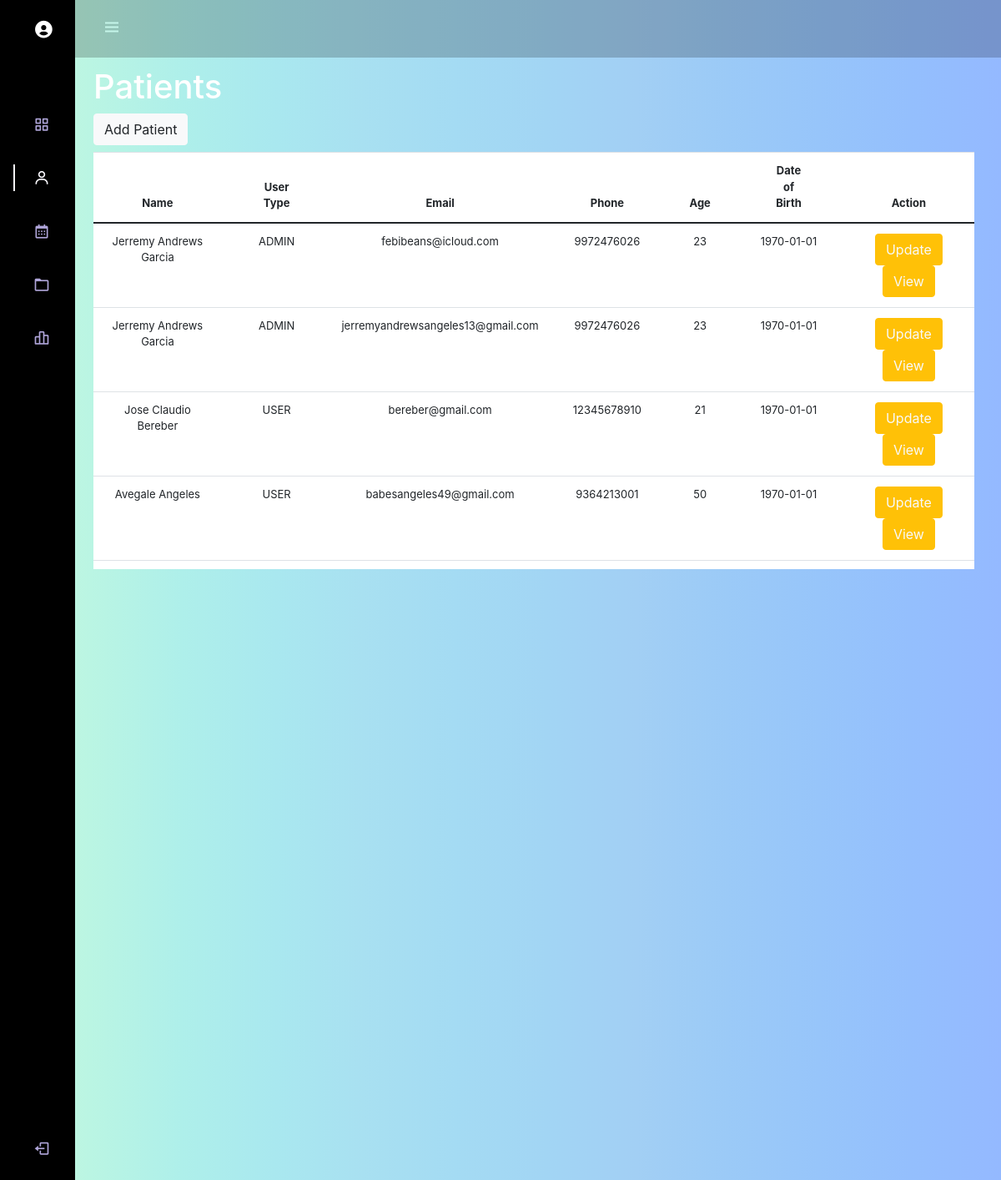
/MedClin/Estillore-Medical-Clinic-feature/Home/admin/profiles.php (signed in), run on the app's committed database.
### tables this page shows
CREATE TABLE `patients` (
  `patient_id` bigint(20) NOT NULL,
  `firstname` varchar(50) DEFAULT NULL,
  `lastname` varchar(50) DEFAULT NULL,
  `middlename` varchar(10) DEFAULT NULL,
  `suffix` varchar(10) DEFAULT NULL,
  `user_type` varchar(10) NOT NULL,
  `email` varchar(255) DEFAULT NULL,
  `username` varchar(100) NOT NULL,
  `phone` bigint(100) DEFAULT NULL,
  `dob` date NOT NULL,
  `age` int(100) DEFAULT NULL,
  `password` varchar(255) NOT NULL,
  `create_datetime` datetime DEFAULT NULL,
  `update_datetime` datetime DEFAULT NULL
);

### MedClin/Estillore-Medical-Clinic-feature/Home/admin/profiles.php (the view, shortened to what this page needs)
<!DOCTYPE html>
<html lang="en">
    <head>
        <link rel="stylesheet" href="https://cdn.jsdelivr.net/npm/bootstrap@5.0.0-beta1/dist/css/bootstrap.min.css">
        <link rel="stylesheet" href="https://cdn.jsdelivr.net/npm/bootstrap@5.0.0-beta1/dist/js/bootstrap.bundle.min.js">
        <link rel="stylesheet" href="https://cdnjs.cloudflare.com/ajax/libs/jquery/3.2.1/jquery.min.js">
        <link rel="stylesheet" href="https://cdn.jsdelivr.net/npm/boxicons@latest/css/boxicons.min.css">
        <link rel="stylesheet" href="../stylesheets/profiles.css">
        <link href="https://cdn.jsdelivr.net/npm/bootstrap@5.3.0-alpha1/dist/css/bootstrap.min.css" rel="stylesheet">
        <link href="//maxcdn.bootstrapcdn.com/bootstrap/4.0.0/css/bootstrap.min.css" rel="stylesheet" id="bootstrap-css">
    </head>
    <body class="p-3 mb-2 profile-bg text-white" id="body-pd" >
        <header class="header bg-black" id="header" style="opacity:.2; height: 69px;">
            <div class="header_toggle"><i class='bx bx-menu' id="header-toggle"></i></div>
        </header>
        <div class="l-navbar p-3 mb-2 bg-black text-white" id="nav-bar">
            <nav class="nav">
                <div>
                    <div>
                        <a href="dashboard.php" class="nav_link crazy">
                            <i class="bx bxs-user-circle bx-sm nav_icon"></i>
                        </a>
                    </div>
                    <br><br>
                    <div class="nav_list">
                        <a href="dashboard.php" class="nav_link">
                            <i class='bx bx-grid-alt nav_icon'></i>
                        </a>
                        <a href="profiles.php" class="nav_link active">
                            <i class='bx bx-user nav_icon'></i>
                        </a>
                        <a href="calendar.php" class="nav_link">
                            <i class='bx bx-calendar nav_icon'></i>
                        </a>
                        <a href="inventory.php" class="nav_link">
                            <i class='bx bx-folder nav_icon'></i>
                        </a>
                        <a href="reports.php" class="nav_link">
                            <i class='bx bx-bar-chart-alt-2 nav_icon'></i>
                        </a>
                    </div>
                </div> <a href="../logout.php" class="nav_link"> <i class='bx bx-log-out nav_icon'></i> <span class="nav_name">Sign Out</span> </a>
            </nav>
        </div>
        <div class="height-100 ">
            <div  style="margin-left:80px; margin-bottom:20px;">
            <div class="container clearfix p-3 rounded-5">
                <br><br>
                <div>
                    <h1>Patients</h1>
                    <button type="button" class="btn btn-light rounded mb-2" data-bs-toggle="modal" data-bs-target="#staticBackdrop">Add Patient</button>
                    </div>
                <table class="table text-center" style="font-size:small; height:500px; display:block; overflow-y:scroll; ">
                    <?php
                        $localhost = "localhost";
                        $root = "root";
                        $password = "";
                        $db = "profiles";
                        $con = mysqli_connect($localhost, $root, $password, $db);
                    ?>
                    <thead>
                        <tr class="bg-white">
                            <th scope="col" class="bg-white" style="padding-right: 50px; padding-left: 50px; width: 20%;" >Name</th>
                            <th scope="col" class="bg-white" style="padding-right: 50px; padding-left: 50px; width: 5%;" >User Type</th>
                            <th scope="col" class="bg-white" style="padding-right: 25px; padding-left: 25px; width: 10%;" >Email</th>
                            <th scope="col" class="bg-white" style="padding-right: 50px; padding-left: 50px; width: 10%;" >Phone</th>
                            <th scope="col" class="bg-white" style="padding-right: 25px; padding-left: 25px; width: 10%;" >Age</th>
                            <th scope="col" class="bg-white" style="padding-right: 50px; padding-left: 50px; width: 10%;" >Date of Birth</th>
                            <th scope="col" class="bg-white" style="padding-right: 50px; padding-left: 50px; width: 20%;" >Action</th>
                        </tr>
                    </thead>
                    <?php
                        $query = "
                        SELECT patient_id, firstname, lastname, middlename, suffix, user_type, email, phone, age, dob FROM patients";
                        if($patients = $con->query($query)){
                        }
                    ?>
                    <tbody>
                    <?php
                        while ($rows = $patients->fetch_assoc()) {
                    ?>
                    <tr class="bg-light text-base">
                        <td class="hidden-column"><?php echo $id=$rows['patient_id'];?></td>
                        <td><?php echo  $firstname=$rows['firstname']. " " .$lastname=$rows['lastname'];?></td>
                        <!-- <td><?php echo $firstname=$rows['firstname'];?></td>
                        <td><?php echo $middlename=$rows['middlename'];?></td> -->
                        <td><?php echo $rows['user_type'];?></td>
                        <td><?php echo $email=$rows['email'];?></td>
                        <td><?php echo $phone=$rows['phone'];?></td>
                        <td><?php echo $age=$rows['age'];?></td>
                        <td><?php echo $dob=$rows['dob'];?></td>
                        <?php
                            echo '
                                <td>
                                    <button class="btn btn-warning rounded"><a href="update_patient.php?updateid='.$id.'&firstname='.$firstname.'&lastname='.$lastname.'&middlename='.$middlename.'&suffix='.$suffix.'&email='.$email.'&phone='.$phone.'&age='.$age.',&dob='.$dob.'" class="text-light">Update</a></button>
                                    <button class="btn btn-warning rounded"><a href="view_patient.php?viewid='.$id.'&firstname='.$firstname.'&lastname='.$lastname.'&middlename='.$middlename.'&suffix='.$suffix.'&email='.$email.'&phone='.$phone.'&age='.$age.',&dob='.$dob.'" class="text-light">View</a></button>
                                </td>
                            ';
                        ?>
                    </tr>
                    <?php
                        }
                    ?>
                    </tbody>
                </table>
            </div>
        </div>
    </body>
</html>

### MedClin/Estillore-Medical-Clinic-feature/Home/stylesheets/profiles.css (style rules this page uses)
th { color: blue; }
:root { --header-height: 3rem;--nav-width: 90px;--first-color: #4723D9;--first-color-light: #AFA5D9;--white-color: #F7F6FB;--body-font: 'Nunito', sans-serif;--normal-font-size: 1rem;--z-fixed: 100 }
.header { width: 100%;height: var(--header-height);position: fixed;top: 0;left: 0;display: flex;align-items: center;justify-content: space-between;padding: 1 1rem;z-index: var(--z-fixed);transition: .5s }
.header_toggle { color: white;font-size: 1.5rem;cursor: pointer }
.l-navbar { position: fixed;top: 0;left: -30%;width: var(--nav-width);height: 100vh;background-color: var(--first-color);padding: .5rem 1rem 0 0;transition: .5s;z-index: var(--z-fixed) }
.nav { height: 100%;display: flex;flex-direction: column;justify-content: space-between;overflow: hidden }
.nav_logo, .nav_link { display: grid;grid-template-columns: max-content max-content;align-items: center;column-gap: 1rem;padding: .5rem 0 .5rem 1.5rem }
.nav_link { position: relative;color: var(--first-color-light);margin-bottom: 1.5rem;transition: .3s }
.nav_icon { font-size: 1.25rem }
.active { color: var(--white-color) }
.active::before { content: '';position: absolute;left: 0;width: 2px;height: 32px;background-color: var(--white-color) }
.height-100 { height:100vh }
@media screen and (min-width: 768px) { body { margin: calc(var(--header-height) + 1rem) 0 0 0;padding-left: calc(var(--nav-width) + 2rem) } }
@media screen and (min-width: 768px) { .header { height: calc(var(--header-height) + 1rem);padding: 0 2rem 0 calc(var(--nav-width) + 2rem) } }
@media screen and (min-width: 768px) { .l-navbar { left: 0;padding: 1rem 1rem 0 0 } }
.crazy { color: white; }
.profile-bg { background-image: linear-gradient(to right, #c9fadc, #baf5e3, #aeefea, #a9e8ef, #a8e0f1, #a4dbf3, #a2d5f4, #a2cff4, #9bcaf7, #97c5fa, #94bffd, #94b9ff); }

### MedClin/Estillore-Medical-Clinic-feature/Home/admin/profiles.php (style rules this page uses)
th { position: sticky; top: 0; }

### data on the page
patients: firstname+lastname "Jerremy Andrews Garcia", user_type "ADMIN", email "febibeans@icloud.com", phone "9972476026", age "23", dob "1970-01-01"
patients: firstname+lastname "Jerremy Andrews Garcia", user_type "ADMIN", email "jerremyandrewsangeles13@gmail.com", phone "9972476026", age "23", dob "1970-01-01"
patients: firstname+lastname "Jose Claudio Bereber", user_type "USER", email "bereber@gmail.com", phone "12345678910", age "21", dob "1970-01-01"
patients: firstname+lastname "Avegale Angeles", user_type "USER", email "babesangeles49@gmail.com", phone "9364213001", age "50", dob "1970-01-01"
